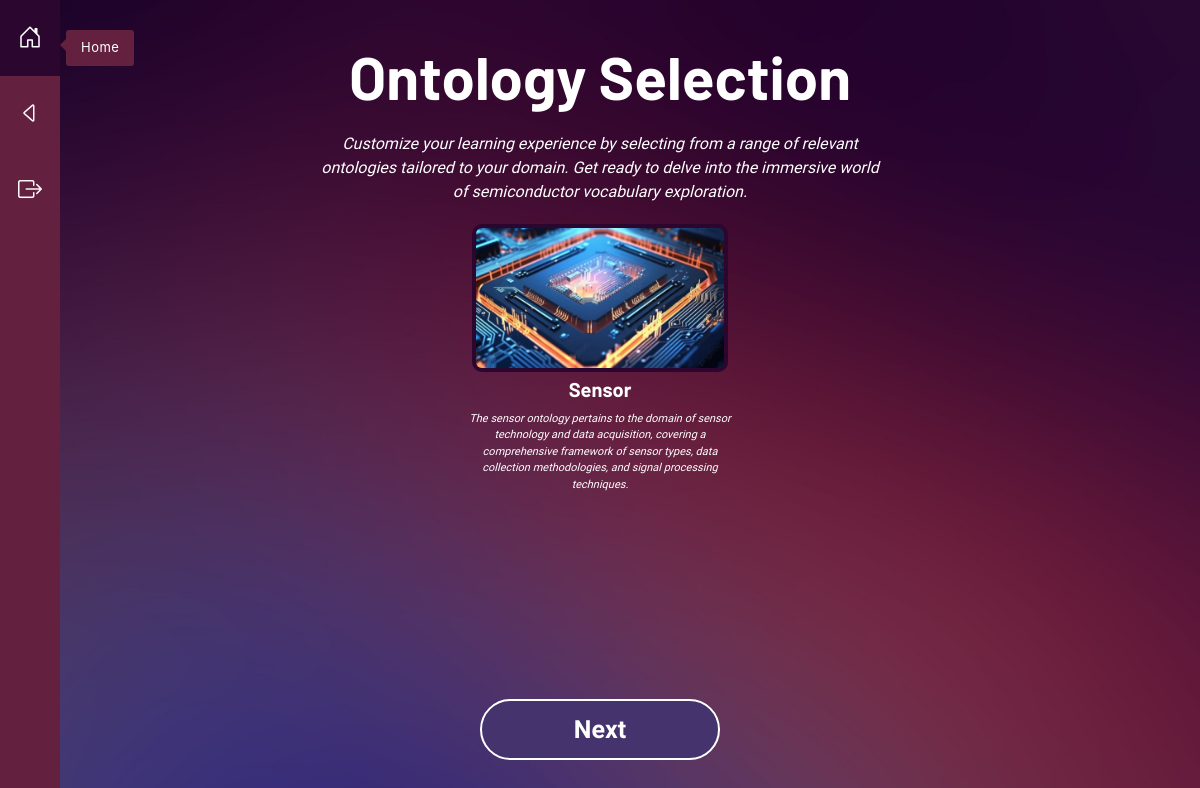
The page /ontology-selection (signed in) on the database its author committed.
### website/models.py (models this page shows)
class Ontology(db.Model):
    id = db.Column(db.Integer, primary_key=True)  # Unique identifier for the ontology
    name = db.Column(db.String(150), nullable=False)  # Name of the ontology, required
    description = db.Column(db.String(1000))  # Description of the ontology
    image_url = db.Column(db.String(255))  # URL to the image associated with the ontology
    ontology_url = db.Column(db.String(255))  # URL to the ontology resource

### website/views.py (the view, shortened to what this page needs)
@views.route('/ontology-selection', methods=['GET', 'POST'])
@login_required
def ontology_selection():
    remove_duplicate_definition_db()  # Remove duplicate definitions from the database
    populate_definition_scores()  # Populate definition scores
    if current_user.is_authenticated:
        profile_game = GameInformation.query.filter_by(profile_id=current_user.id).first()
        user_department = profile_game.department
        relevant_ontology_associations = DepartmentOntologyAssociation.query.filter_by(department=user_department).all()
        relevant_ontologies = [association.ontology for association in relevant_ontology_associations]
        print(relevant_ontologies)
        ontologies_json = create_ontology_json(relevant_ontologies)
        return render_template("ontology-selection.html", user=current_user, ontologies_json=ontologies_json, ontologies=relevant_ontologies)

### website/__init__.py (called while the page is built)
def create_app():
    app = Flask(__name__)
    app.config['SECRET_KEY'] = 'qkfhuiqhwfu'
    app.config['SQLALCHEMY_DATABASE_URI'] = f'sqlite:///{path.join(app.root_path, DB_NAME)}'
    db.init_app(app)
    from .views import views
    from.auth import auth
    app.register_blueprint(views, url_prefix='/')
    app.register_blueprint(auth, url_prefix='/')
    from .models import User, Profile, DepartmentOntologyAssociation, Ontology, GameInformation, DefinitionScores
    create_database(app)
    login_manager = LoginManager()
    login_manager.login_view = 'auth.login'
    login_manager.init_app(app)
    @login_manager.user_loader
    def load_user(id):
        return User.query.get(int(id))
    return app

### website/manage_db.py (called while the page is built)
def remove_duplicate_definition_db():
    definition_scores = DefinitionScores.query.all()
    for definition in definition_scores:
        for definition_2 in definition_scores:
            if definition.id != definition_2.id:
                if definition.definition == definition_2.definition:
                    db.session.delete(definition_2) # Delete the duplicate definition from the database
    db.session.commit()

### website/views.py (called while the page is built)
def create_ontology_json(relevant_ontologies):
    ontologies_json = [] # Initialize a list to store the JSON representations of relevant ontologies
    for ontology in relevant_ontologies:
        ontology_data = {
            'id': ontology.id,
            'name': ontology.name,
            'description': ontology.description,
            'image_url': url_for('static', filename=ontology.image_url)  # Generate the image URL
        }
        ontologies_json.append(ontology_data) # Append the JSON representation to the list
    return ontologies_json # Return the list of JSON representations of relevant ontologies

### website/templates/ontology-selection.html (shortened to what this page needs)
{% extends "base.html" %}
{% block styles %}
    <link rel="stylesheet" type="text/css" href="{{ url_for('static', filename='css/ontology-selection.css') }}">
    <link rel="stylesheet" href="https://cdn.jsdelivr.net/npm/swiper@11/swiper-bundle.min.css">
{% endblock %}
{% block content %}
<nav class="sidebar-navigation">
    <ul>
        <li class="active">
            <a href="/">
                <i class="bi bi-house-door"></i>
                <span class="tooltip">Home</span>
            </a>
        </li>
        <li class="active">
            <button class="backButton" onclick="goBack()">
                <i class="bi bi-caret-left"></i>
            </button>
        </li>
        <li class="active">
            <a href="/logout">
                <i class="bi bi-box-arrow-right"></i>
            </a>
        </li>
    </ul>
</nav>
<div class="content">
    <h1 class="title">Ontology Selection</h1>
    <div class="text">
        <p>Customize your learning experience by selecting from a range of relevant ontologies tailored to your domain. Get ready to delve into the immersive world of semiconductor vocabulary exploration.</p>
    </div>
    <form method="POST">
        <div class="ontology-container">
            <div class="ontology-item">
                <img src="{{ ontologies_json[0].image_url }}" alt="{{ ontologies_json[0].name }}">
                <h3>{{ ontologies_json[0].name }}</h3>
                <p>{{ ontologies_json[0].description }}</p>
            </div>
        </div>
        <button type="submit" class="next-button" name="nextPage">Next</button>
    </form>
</div>
{% endblock %}

### website/static/css/base.css (style rules this page uses)
body { background-image: url('../picture/light-abstract-colourful.jpg'); background-color: #cccccc; background-size: cover; background-position: center; background-attachment: fixed; font-family: "Open Sans" }
h1, h3 { font-family: "Barlow" }

### website/static/css/ontology-selection.css (style rules this page uses)
body { display: flex; justify-content: center; align-items: center; height: 100vh; margin: 0; position: relative; }
.sidebar-navigation { width: 5%; background-color: #64203F; height: 100%; position: fixed; z-index: 1; top: 0; left: 0; display: flex; flex-direction: column; align-items: stretch; }
.sidebar-navigation ul { align-items: center; padding: 0; margin: 0; list-style: none; }
.sidebar-navigation ul li { padding: 20px 0; cursor: pointer; transition: all ease-out 120ms; position: relative; text-align: center; }
.sidebar-navigation ul li i { display: block; margin: -10px auto; padding: 10px; font-size: 24px; transition: all ease 450ms; }
.sidebar-navigation ul li .tooltip { display: inline-block; position: absolute; background-color: #64203F; padding: 8px 15px; border-radius: 3px; margin-top: -26px; margin-left: 60%; opacity: 0; visibility: hidden; font-size: 13px; letter-spacing: 0.5px; color: white; z-index: 1; transition: all ease 0.3s; }
.sidebar-navigation ul li .tooltip:before { content: ''; display: block; position: absolute; left: -4px; top: 10px; transform: rotate(45deg); width: 10px; height: 10px; background-color: inherit; }
.sidebar-navigation ul li.active i { color: white; }
.sidebar-navigation button { background: none; color: white; border: none; padding: 0; font: inherit; cursor: pointer; outline: inherit; }
h1 { text-align: center; color: white; font-weight: bold; font-size: 60px; margin: 40px auto 20px ; padding: 0; }
.text p { color: white; width: 50%; margin: 0 auto 20px; display: block; text-align: center; font-style: italic; }
h3 { font-family: "Barlow"; font-weight: bold; font-size: 20px; margin: 5px 0; }
.ontology-container { width: 100%; justify-content: space-around; display: flex; align-items: center; }
.ontology-item { position: relative; text-align: center; color: white; width: 25%; }
.ontology-item img { width: 90%; border-radius: 10px; border: 4px solid #2B0730; }
.ontology-item p { font-size: 11px; color: white; display: block; text-align: center; font-style: italic; margin: 10px; }
.next-button { display: block; margin:30px auto 0px; padding: 10px 20px; background-color: #45336E; color: white; text-decoration: none; border: 2px solid white; border-radius: 35px; font-weight: bold; font-size: 25px; text-align: center; width: 20%; position: absolute; bottom: 40px; left: 50%; transform: translateX(-50%); }

### rows shown on the page
Ontology: name "Sensor", description "The sensor ontology pertains to the domain of sensor technology and data acquisition, covering a comprehensive framework of sensor types, data collection methodologies, and signal processing techniques."
